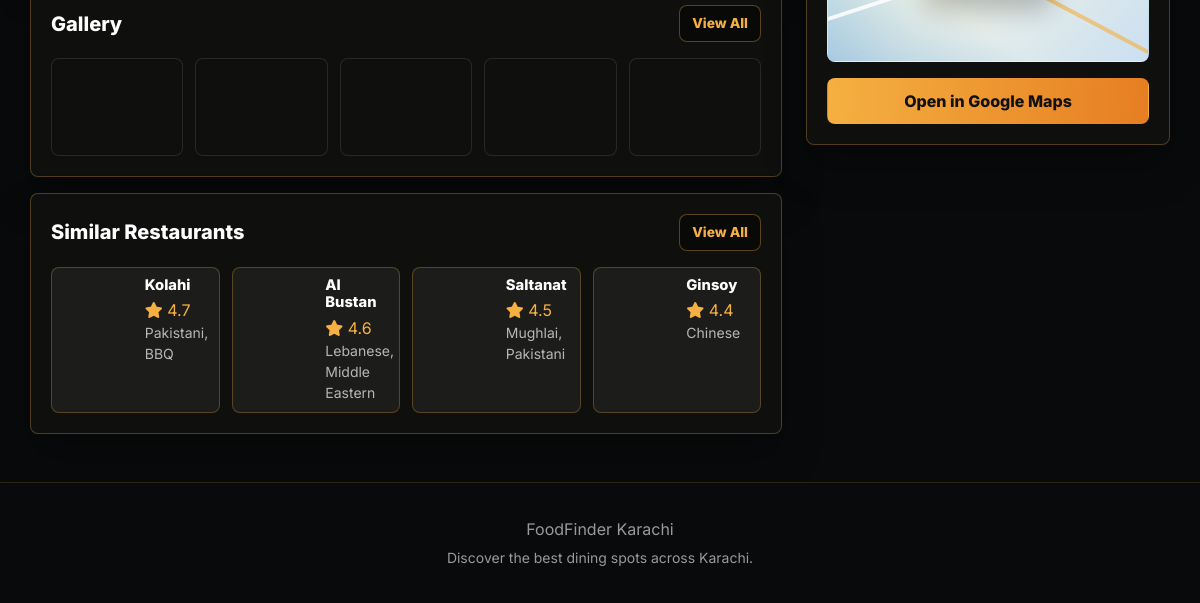
The page /restaurant.php?id=2 (lower part) on the database as committed earlier.
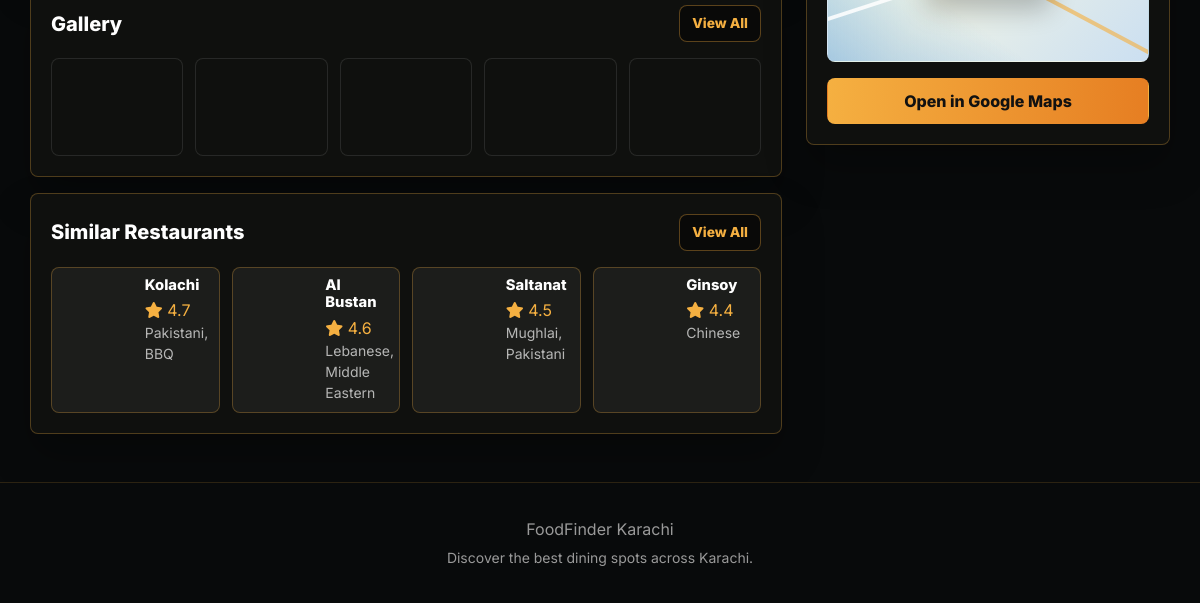
The same page on the database as committed later.
### tables this page shows
CREATE TABLE `restaurants` (
  `id` int NOT NULL,
  `name` varchar(100) NOT NULL,
  `description` text,
  `address` varchar(255) DEFAULT NULL,
  `location` varchar(100) DEFAULT NULL,
  `cuisine` varchar(100) DEFAULT NULL,
  `price_range` varchar(50) DEFAULT NULL,
  `rating` decimal(2,1) DEFAULT '0.0',
  `opening_hours` varchar(255) DEFAULT NULL,
  `phone` varchar(50) DEFAULT NULL,
  `image` varchar(255) DEFAULT NULL,
  `featured` tinyint(1) DEFAULT '0',
  `created_at` timestamp NULL DEFAULT CURRENT_TIMESTAMP
);

### config/database.php (called while the page is built, shortened)
<?php
function isFavoriteItem($type, $id)
{
    $type = strtolower($type);
    $id = intval($id);
    return isset($_SESSION['favorites'][$type . ':' . $id]);
}

### restaurant.php (the view, shortened to what the changed rows need)
<?php
include 'config/database.php';
$conn = getConnection();
$id = isset($_GET['id']) ? intval($_GET['id']) : 0;
$stmt = $conn->prepare("SELECT * FROM restaurants WHERE id = ?");
$stmt->bind_param('i', $id);
$stmt->execute();
$result = $stmt->get_result();
$restaurant = $result->fetch_assoc();
$heroImage = !empty($restaurant['image']) ? $restaurant['image'] : 'https://images.unsplash.com/photo-1550966871-3ed3cdb5ed0c?w=1800';
$galleryImages = [
    $heroImage,
    'https://images.unsplash.com/photo-1414235077428-338989a2e8c0?w=900',
    'https://images.unsplash.com/photo-1555396273-367ea4eb4db5?w=900',
    'https://images.unsplash.com/photo-1551218808-94e220e084d2?w=900',
    'https://images.unsplash.com/photo-1514933651103-005eec06c04b?w=900'
];
$placeCatalog = ff_get_restaurant_catalog($restaurant['name']);
$galleryImages = !empty($placeCatalog['gallery_images']) ? $placeCatalog['gallery_images'] : $galleryImages;
$similarRestaurants = [];
$similarStmt = $conn->prepare("SELECT * FROM restaurants WHERE id <> ? ORDER BY rating DESC LIMIT 4");
$similarStmt->bind_param('i', $id);
$similarStmt->execute();
$similarResult = $similarStmt->get_result();
while ($similar = $similarResult->fetch_assoc()) {
    $similarRestaurants[] = $similar;
}
?>
<!DOCTYPE html>
<html lang="en">
<head>
    <link href="https://cdn.jsdelivr.net/npm/bootstrap@5.3.0-alpha1/dist/css/bootstrap.min.css" rel="stylesheet">
    <link rel="stylesheet" href="https://cdnjs.cloudflare.com/ajax/libs/font-awesome/6.0.0-beta3/css/all.min.css">
    <link rel="stylesheet" href="assets/style.css?v=20260712">
</head>
<body class="restaurant-detail-page">
    <main class="container rd-main">
        <div class="row g-4">
            <section class="col-lg-8">
                <div class="rd-panel">
                    <div class="d-flex justify-content-between align-items-center mb-3">
                        <h2 class="rd-panel-title mb-0">Gallery</h2>
                    </div>
                </div>
                <?php if (!empty($similarRestaurants)): ?>
                    <div class="rd-panel">
                        <div class="d-flex justify-content-between align-items-center mb-3">
                            <h2 class="rd-panel-title mb-0">Similar Restaurants</h2>
                        </div>
                        <div class="rd-similar-grid">
                            <?php foreach ($similarRestaurants as $index => $similar): ?>
                                <?php $similarImage = !empty($similar['image']) ? $similar['image'] : $galleryImages[$index % count($galleryImages)]; ?>
                                <a class="rd-similar-item" href="restaurant.php?id=<?php echo intval($similar['id']); ?>">
                                    <span class="rd-similar-image" style="background-image: url('<?php echo htmlspecialchars($similarImage, ENT_QUOTES); ?>');"></span>
                                    <span>
                                        <h4><?php echo htmlspecialchars($similar['name']); ?></h4>
                                        <span style="color: var(--rd-gold);"><i class="fas fa-star"></i> <?php echo number_format($similar['rating'], 1); ?></span>
                                        <small class="d-block rd-muted"><?php echo htmlspecialchars($similar['cuisine']); ?></small>
                                    </span>
                                </a>
                            <?php endforeach; ?>
                        </div>
                    </div>
                <?php endif; ?>
            </section>
        </div>
    </main>
</body>
</html>

Rows that differ between the two databases and show on the page:
changed restaurants "Pakistani, BBQ": name "Kolahi" → "Kolachi"
